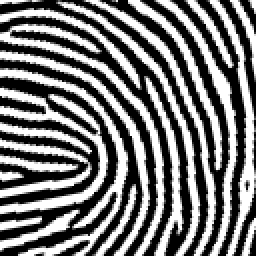
#> input picture 细化算法/01.png, 128 x 128 px (shown 2 times larger)
$ python hilditch.py   (older library calls are emulated)
#> lines starting #> are read from the running program, lines starting #| are printed output that depends on the picture
import cv2
import numpy as np
import matplotlib.pyplot as plt


# hilditch thining
# [117 lines left out: function hilditch, not called in this run]

# hilditch thining
def hilditch_not_toomuch(img_saveplace):
#> called with img_saveplace = '01.png'
    import cv2
    img = cv2.imread(img_saveplace).astype(np.float32)
#> img: shape (128, 128, 3) float32; min 0, max 255, mean 119.9

    # get shape
    H, W, C = img.shape
#> H = 128; W = 128; C = 3

    # prepare out image
    out = np.zeros((H, W), dtype=np.int)
    out[img[..., 0] > 0] = 1

    # inverse pixel value
    tmp = out.copy()
    _tmp = 1 - tmp

    count = 1
    while count > 0:
        count = 0
        tmp = out.copy()
        _tmp = 1 - tmp

        tmp2 = out.copy()
        _tmp2 = 1 - tmp2

        # each pixel
        for y in range(H):
            for x in range(W):
                # skip black pixel
                if out[y, x] < 1:
                    continue

                judge = 0

                ## condition 1
                if (tmp[y, min(x + 1, W - 1)] * tmp[max(y - 1, 0), x] * tmp[y, max(x - 1, 0)] * tmp[
                    min(y + 1, H - 1), x]) == 0:
                    judge += 1

                ## condition 2
                c = 0
                c += (_tmp[y, min(x + 1, W - 1)] - _tmp[y, min(x + 1, W - 1)] * _tmp[max(y - 1, 0), min(x + 1, W - 1)] *
                      _tmp[max(y - 1, 0), x])
                c += (_tmp[max(y - 1, 0), x] - _tmp[max(y - 1, 0), x] * _tmp[max(y - 1, 0), max(x - 1, 0)] * _tmp[
                    y, max(x - 1, 0)])
                c += (_tmp[y, max(x - 1, 0)] - _tmp[y, max(x - 1, 0)] * _tmp[min(y + 1, H - 1), max(x - 1, 0)] * _tmp[
                    min(y + 1, H - 1), x])
                c += (_tmp[min(y + 1, H - 1), x] - _tmp[min(y + 1, H - 1), x] * _tmp[
                    min(y + 1, H - 1), min(x + 1, W - 1)] * _tmp[y, min(x + 1, W - 1)])
                if c == 1:
                    judge += 1

                ## condition 3
                if np.sum(tmp[max(y - 1, 0): min(y + 2, H), max(x - 1, 0): min(x + 2, W)]) >= 3:
                    judge += 1

                ## condition 4
                if np.sum(out[max(y - 1, 0): min(y + 2, H), max(x - 1, 0): min(x + 2, W)]) >= 2:
                    judge += 1

                ## condition 5
                _tmp2 = 1 - out

                c = 0
                c += (_tmp2[y, min(x + 1, W - 1)] - _tmp2[y, min(x + 1, W - 1)] * _tmp2[
                    max(y - 1, 0), min(x + 1, W - 1)] * _tmp2[max(y - 1, 0), x])
                c += (_tmp2[max(y - 1, 0), x] - _tmp2[max(y - 1, 0), x] * (1 - tmp[max(y - 1, 0), max(x - 1, 0)]) *
                      _tmp2[y, max(x - 1, 0)])
                c += (_tmp2[y, max(x - 1, 0)] - _tmp2[y, max(x - 1, 0)] * _tmp2[min(y + 1, H - 1), max(x - 1, 0)] *
                      _tmp2[min(y + 1, H - 1), x])
                c += (_tmp2[min(y + 1, H - 1), x] - _tmp2[min(y + 1, H - 1), x] * _tmp2[
                    min(y + 1, H - 1), min(x + 1, W - 1)] * _tmp2[y, min(x + 1, W - 1)])
                if c == 1 or (out[max(y - 1, 0), max(x - 1, 0)] != tmp[max(y - 1, 0), max(x - 1, 0)]):
                    judge += 1

                c = 0
                c += (_tmp2[y, min(x + 1, W - 1)] - _tmp2[y, min(x + 1, W - 1)] * _tmp2[
                    max(y - 1, 0), min(x + 1, W - 1)] * (1 - tmp[max(y - 1, 0), x]))
                c += ((1 - tmp[max(y - 1, 0), x]) - (1 - tmp[max(y - 1, 0), x]) * _tmp2[max(y - 1, 0), max(x - 1, 0)] *
                      _tmp2[y, max(x - 1, 0)])
                c += (_tmp2[y, max(x - 1, 0)] - _tmp2[y, max(x - 1, 0)] * _tmp2[min(y + 1, H - 1), max(x - 1, 0)] *
                      _tmp2[min(y + 1, H - 1), x])
                c += (_tmp2[min(y + 1, H - 1), x] - _tmp2[min(y + 1, H - 1), x] * _tmp2[
                    min(y + 1, H - 1), min(x + 1, W - 1)] * _tmp2[y, min(x + 1, W - 1)])
                if c == 1 or (out[max(y - 1, 0), x] != tmp[max(y - 1, 0), x]):
                    judge += 1

                c = 0
                c += (_tmp2[y, min(x + 1, W - 1)] - _tmp2[y, min(x + 1, W - 1)] * (
                            1 - tmp[max(y - 1, 0), min(x + 1, W - 1)]) * _tmp2[max(y - 1, 0), x])
                c += (_tmp2[max(y - 1, 0), x] - _tmp2[max(y - 1, 0), x] * _tmp2[max(y - 1, 0), max(x - 1, 0)] * _tmp2[
                    y, max(x - 1, 0)])
                c += (_tmp2[y, max(x - 1, 0)] - _tmp2[y, max(x - 1, 0)] * _tmp2[min(y + 1, H - 1), max(x - 1, 0)] *
                      _tmp2[min(y + 1, H - 1), x])
                c += (_tmp2[min(y + 1, H - 1), x] - _tmp2[min(y + 1, H - 1), x] * _tmp2[
                    min(y + 1, H - 1), min(x + 1, W - 1)] * _tmp2[y, min(x + 1, W - 1)])
                if c == 1 or (out[max(y - 1, 0), min(x + 1, W - 1)] != tmp[max(y - 1, 0), min(x + 1, W - 1)]):
                    judge += 1

                c = 0
                c += (_tmp2[y, min(x + 1, W - 1)] - _tmp2[y, min(x + 1, W - 1)] * _tmp2[
                    max(y - 1, 0), min(x + 1, W - 1)] * _tmp2[max(y - 1, 0), x])
                c += (_tmp2[max(y - 1, 0), x] - _tmp2[max(y - 1, 0), x] * _tmp2[max(y - 1, 0), max(x - 1, 0)] * (
                            1 - tmp[y, max(x - 1, 0)]))
                c += ((1 - tmp[y, max(x - 1, 0)]) - (1 - tmp[y, max(x - 1, 0)]) * _tmp2[
                    min(y + 1, H - 1), max(x - 1, 0)] * _tmp2[min(y + 1, H - 1), x])
                c += (_tmp2[min(y + 1, H - 1), x] - _tmp2[min(y + 1, H - 1), x] * _tmp2[
                    min(y + 1, H - 1), min(x + 1, W - 1)] * _tmp2[y, min(x + 1, W - 1)])
                if c == 1 or (out[y, max(x - 1, 0)] != tmp[y, max(x - 1, 0)]):
                    judge += 1

                if judge >= 8:
                    out[y, x] = 0
                    count += 1
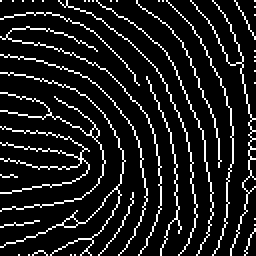
#> out: shape (128, 128) int64 (shown 2 times larger); values 0 (black) and 1 (white), 11.5% white in thin lines or dots

    out = out.astype(np.uint8) * 255

    return out
if __name__ == '__main__':

    import cv2

    # Read image
    pic = '01.png'
    # img = cv2.imread(pic).astype(np.float32)

    # hilditch thining
    out = hilditch_not_toomuch(img_saveplace=pic)
    print(out)
#> (printed output is left out)
    # Save result
    cv2.imwrite("out.png", out)
    cv2.imshow("result", out)
    cv2.waitKey(0)
    cv2.destroyAllWindows()

$ run again, with 细化算法/no_core.png copied over 细化算法/01.png
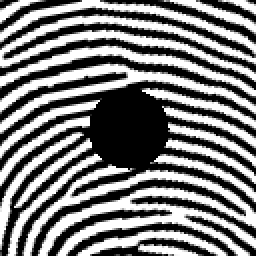
#> input picture 细化算法/no_core.png, 128 x 128 px (shown 2 times larger)
#> after the loop in hilditch_not_toomuch, `while count > 0:`:
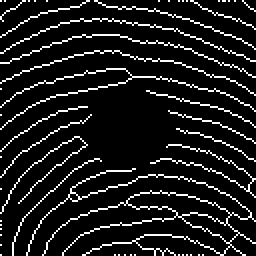
#> out: shape (128, 128) int64 (shown 2 times larger); values 0 (black) and 1 (white), 11.1% white in thin lines or dots
#> (printed output is left out)
